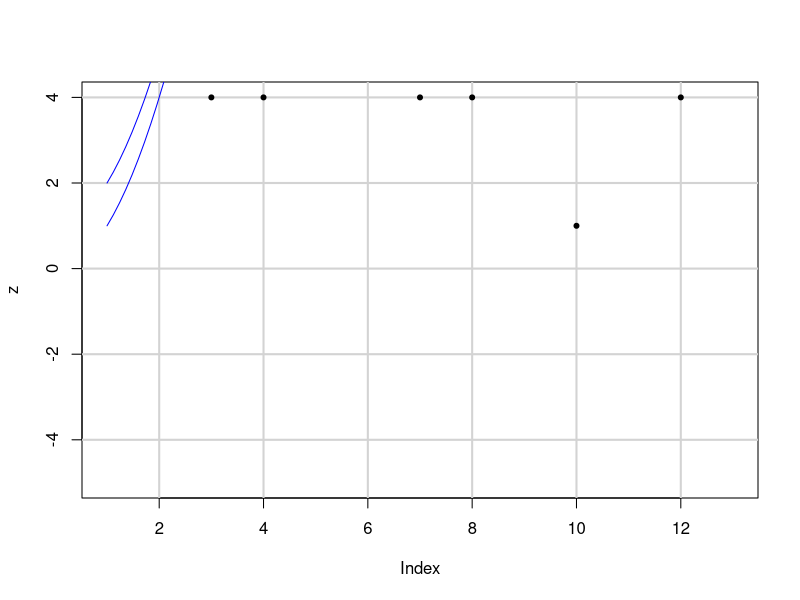
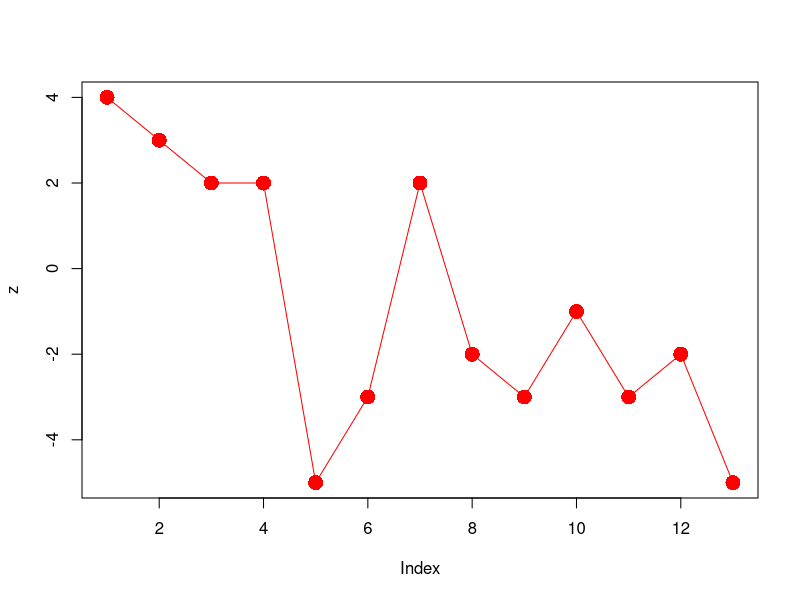
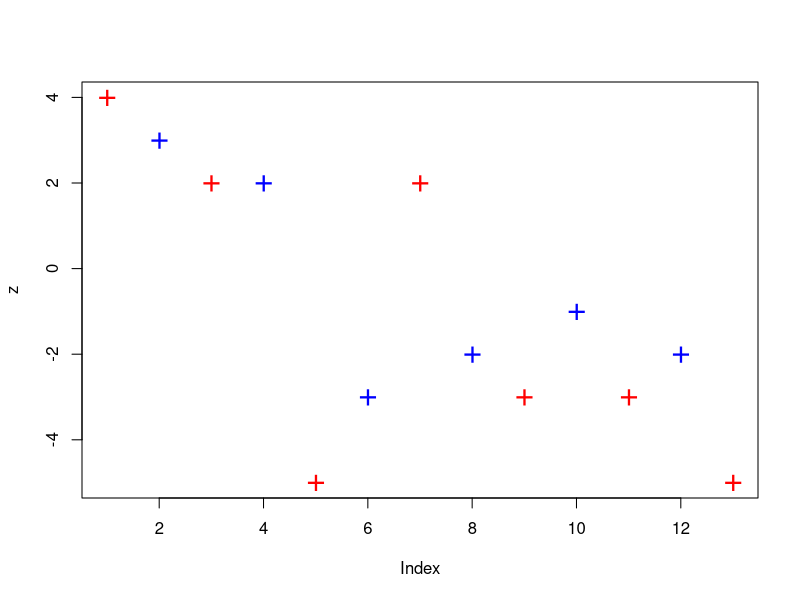
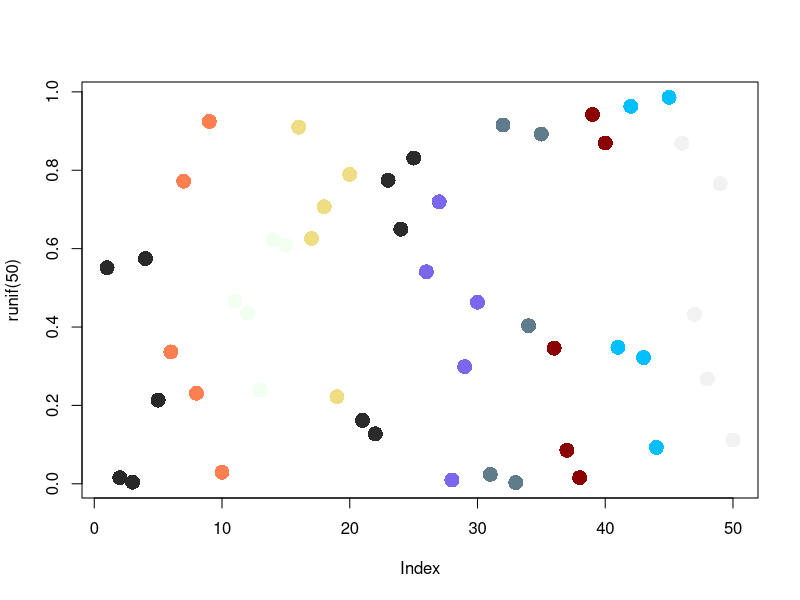
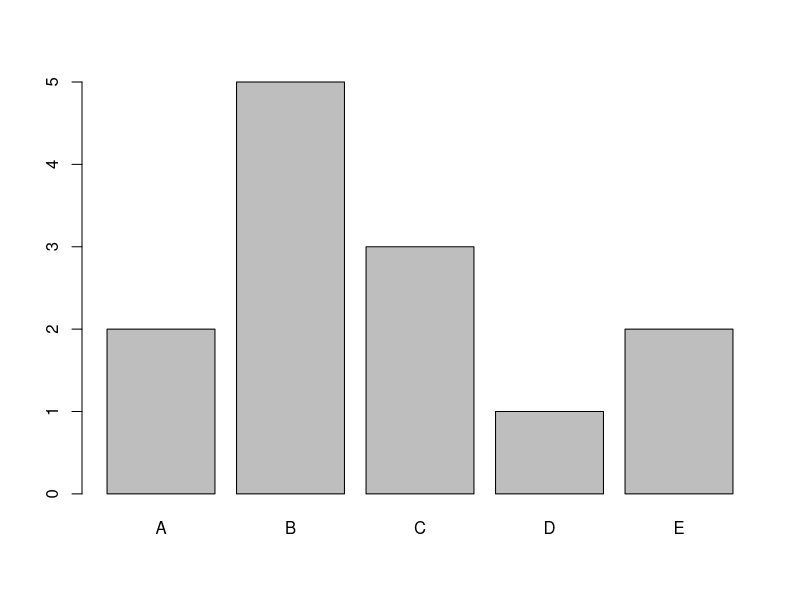
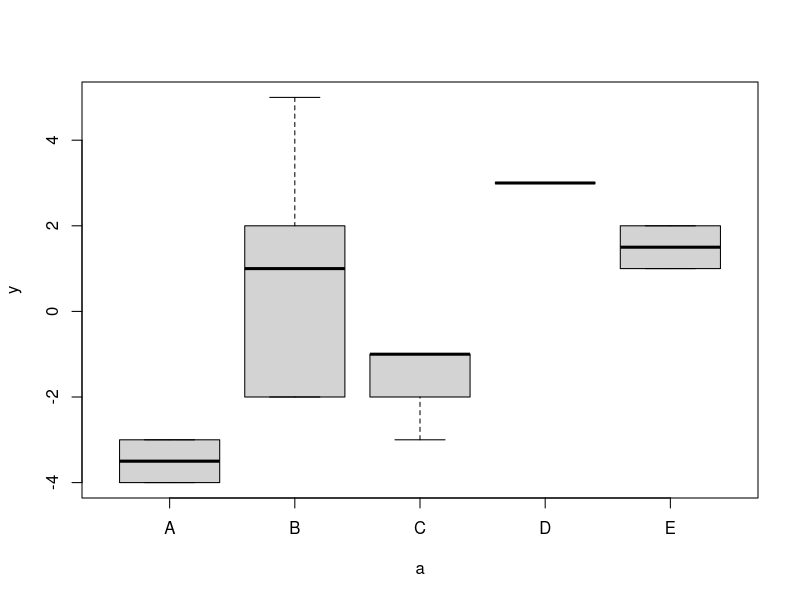
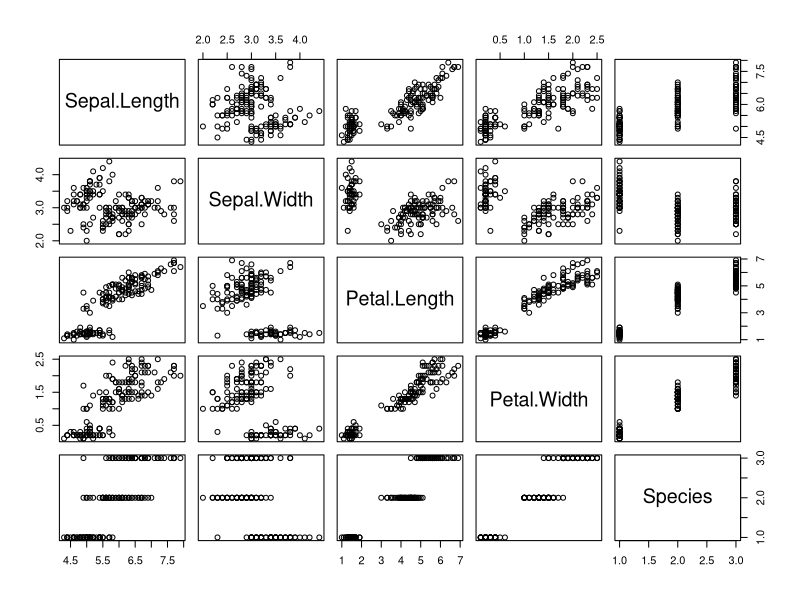
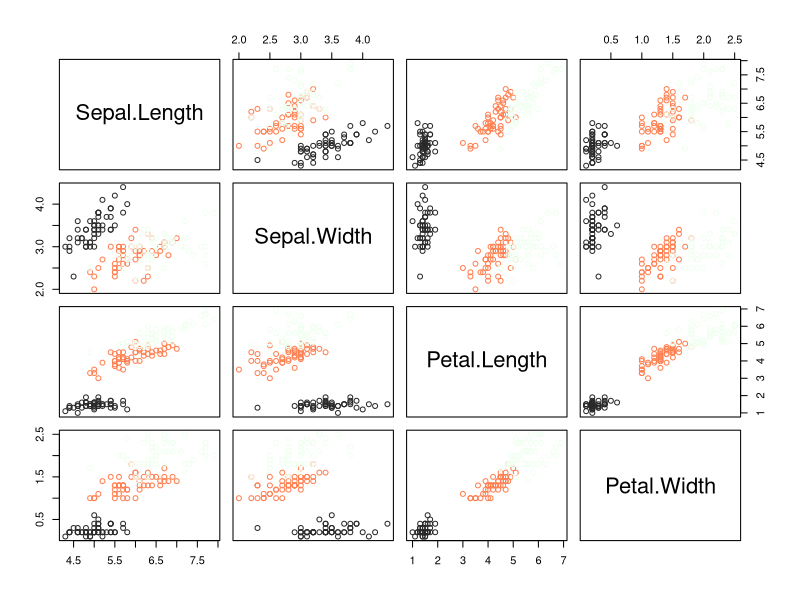

The R source for these figures, in order:
#-------------------------------------------------------------
# Step 7: Grid and a curve plotting
#-------------------------------------------------------------

x <- round(runif(13,min=-5, max=5),0) 
y <- round(runif(13,min=-5, max=5),0) 
z <- round(runif(13,min=-5, max=5),0) 

plot(z, type = "n")
grid(lty = 1, lwd = 2)
curve(x^2, col = "blue", add = TRUE)
curve(x^2 + 1, col = "blue", add = TRUE)
points(z^2, pch = 20)

#-------------------------------------------------------------
# Step 8: Grphical Parameters
#-------------------------------------------------------------

plot(z, type = "o", col = 'red', pch = 16, cex = 2)
plot(z, col = c('red', 'blue'), pch = "+", cex = 2)

#-------------------------------------------------------------
# Step 9: Colors Plotting
#-------------------------------------------------------------
colors()
palette() ## default palette
palette(sample(colors(), 10)) ## change palette
plot(runif(50), col = rep(1:10, each = 5), pch = 16, cex = 2)

#-------------------------------------------------------------
# Step 10: Histogram Plotting - Frequency Plotting
#-------------------------------------------------------------

# create a grouping variable of length 100
a <- factor(sample(1:5, 13, replace = TRUE), levels = 1:5)
a
levels(a) <- LETTERS[1:5]
a
plot(a)
plot(y ~ a)   # Box Plot


#-------------------------------------------------------------
# Step 11: Plotting of Data frames 
#-------------------------------------------------------------

# scatterplot matrix: a matrix of all pairwise bivariate scatterplots.
iris        # Dataset
head(iris)
class(iris)
plot(iris)
plot(iris[1:4], col = as.numeric(iris$Species)) # color by Species


#-------------------------------------------------------------
# Step 12: Function Plotting
#-------------------------------------------------------------
plot(sin, from = -2 * pi, to = 2 * pi)
plot(cos, from = -2 * pi, to = 2 * pi)

damped.sin <- function(x) sin(5 * x) * exp(-x^2) ## New function
class(damped.sin)
plot(damped.sin, from = -pi, to = pi)

